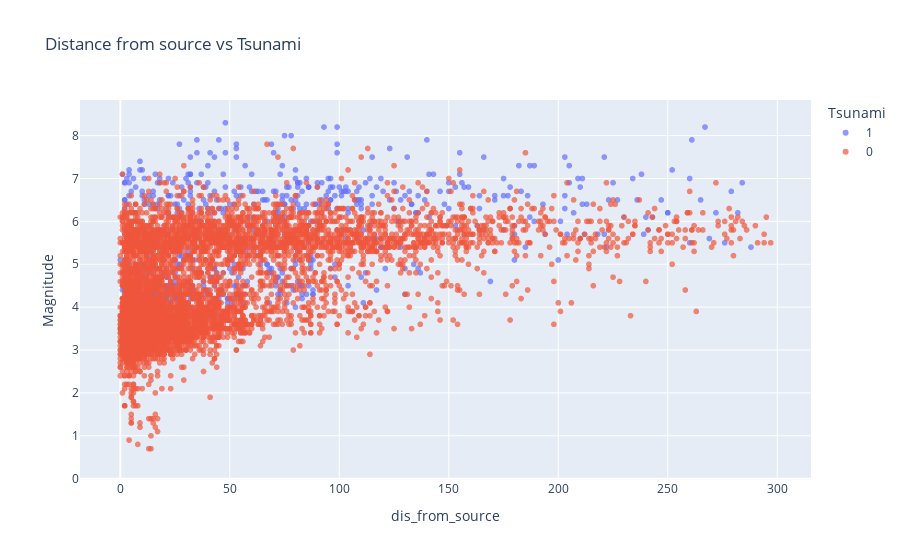

Notebook code cell kept with this figure:
### Code cell
fig = px.scatter(data_frame = df3, x = "dis_from_source", y = "Magnitude", color = "Tsunami", hover_data = [
                 "Tsunami"], opacity = 0.7, title = "Distance from source vs Tsunami")
fig.show()

### Figure 1 — Plotly figure (JSON) as saved in the notebook; plotly's stock layout.template omitted (floating-point values rounded to 4 significant figures; data arrays with more than 128 entries replaced by an {"elided": "..."} marker saying what was removed)
{"data": [{"customdata": {"elided": "761x1 int values"}, "hovertemplate": "Tsunami=%{customdata[0]}<br>dis_from_source=%{x}<br>Magnitude=%{y}<extra></extra>", "legendgroup": "1", "marker": {"color": "#636efa", "opacity": 0.7, "symbol": "circle"}, "mode": "markers", "name": "1", "showlegend": true, "type": "scattergl", "x": {"elided": "761 int values"}, "xaxis": "x", "y": {"elided": "761 float values"}, "yaxis": "y"}, {"customdata": {"elided": "8785x1 int values"}, "hovertemplate": "Tsunami=%{customdata[0]}<br>dis_from_source=%{x}<br>Magnitude=%{y}<extra></extra>", "legendgroup": "0", "marker": {"color": "#EF553B", "opacity": 0.7, "symbol": "circle"}, "mode": "markers", "name": "0", "showlegend": true, "type": "scattergl", "x": {"elided": "8785 int values"}, "xaxis": "x", "y": {"elided": "8785 float values"}, "yaxis": "y"}], "layout": {"legend": {"title": {"text": "Tsunami"}, "tracegroupgap": 0}, "title": {"text": "Distance from source vs Tsunami"}, "xaxis": {"anchor": "y", "domain": [0, 1], "title": {"text": "dis_from_source"}}, "yaxis": {"anchor": "x", "domain": [0, 1], "title": {"text": "Magnitude"}}}}
